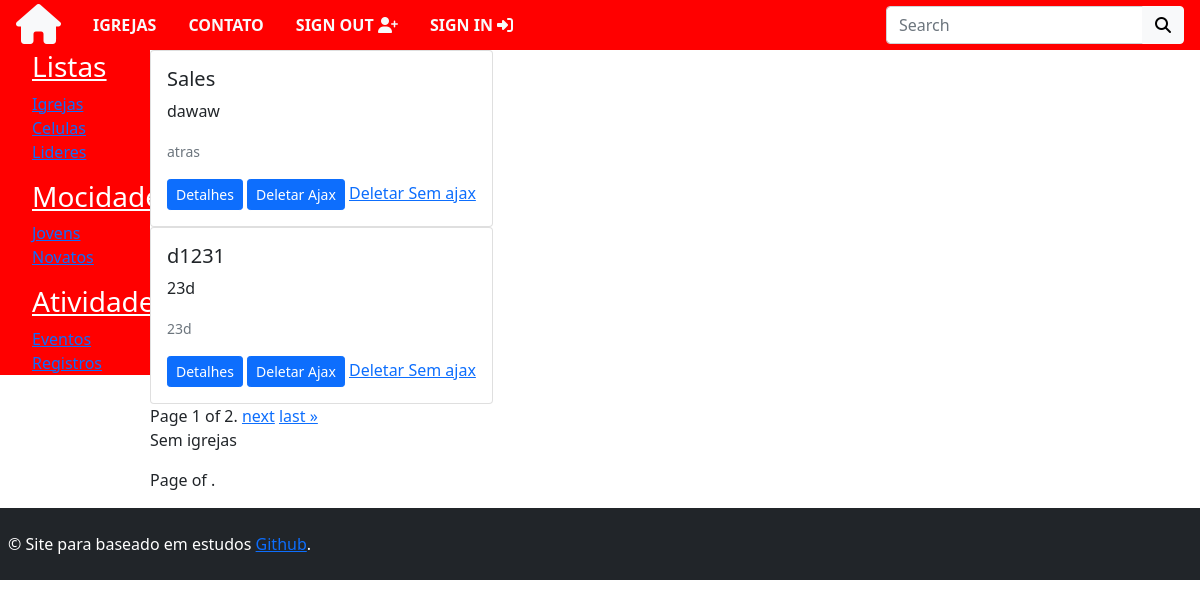
Screenshot of /igrejas/ with the database file from the repository.
### apps/igreja/models.py (models this page shows, shortened)
class Igreja(models.Model):
    nome = models.CharField(max_length=200, null=False, blank=False)
    endereco = models.CharField(max_length=200, null=False, blank=False)
    pastor = models.CharField(max_length=150, null=False, blank=False)
    descricao = models.TextField(help_text='fale um pouco sobre a igreja')
    image = StdImageField('Imagem', upload_to=get_file_path,
                          variations={'thumb': {'width': 480, 'height': 480, 'crop': True}}, blank=True, null=True)

### apps/igreja/views.py (the view)
# urls.py: path('igrejas/', Igrejas, name='igrejas'),
def Igrejas(request):
    igrejas = Igreja.objects.all().order_by('nome')
    paginator = Paginator(igrejas, 2)
    page_number = request.GET.get('page')
    igrejas = paginator.get_page(page_number)
    return render(request, 'igreja/igrejas.html', {'igrejas': igrejas})

### templates/igreja/igrejas.html (shortened to what this page needs)
{% extends 'base.html' %}
{% load static %}
{% block context %}
    {% if igrejas %}
    {% for igreja in igrejas %}
    <div class="card-deck">
            <div class="card" >
                <div class="card-body">
                    <h5 class="card-title">{{ igreja.nome }}</h5>
                    <p class="card-text">{{ igreja.descricao }}</p>
                    <p class="card-text"><small class="text-muted">{{ igreja.pastor }}</small></p>
                    <a href="{% url 'igreja' igreja.id %}" class="btn btn-primary btn-sm">Detalhes</a>
     <button type="button" class="btn btn-primary btn-sm" data-bs-toggle="modal" data-bs-target="#exampleModal">
        Deletar Ajax
     </button>
        <a href="{% url 'deleteigreja' igreja.id %}">Deletar Sem ajax</a>
                </div>
            </div>
    </div>
{% endfor %}
<div class="pagination">
    <span class="step-links">
        <span class="current">
            Page {{ igrejas.number }} of {{ igrejas.paginator.num_pages }}.
        </span>
        {% if igrejas.has_next %}
            <a href="?page={{ igrejas.next_page_number }}">next</a>
            <a href="?page={{ igrejas.paginator.num_pages }}">last &raquo;</a>
        {% endif %}
    </span>
</div>
{% else %}
        <p>Nao possui igreja</p>
{% endif %}
    {% if igrejasfiltro %}
        {% for igreja in igrejasfiltro %}
            <div class="card-deck">
            <div class="card" >
                <div class="card-body">
                    <h5 class="card-title">{{ igreja.nome }}</h5>
                    <p class="card-text">{{ igreja.descricao }}</p>
                    <p class="card-text"><small class="text-muted">{{ igreja.pastor }}</small></p>
                    <a href="{% url 'igreja' igreja.id %}" class="btn btn-primary btn-sm">Detalhes</a>
                </div>
            </div>
            </div>
        {% endfor %}
        {% else %}
        <p>Sem igrejas</p>
    {% endif %}
    <div class="pagination">
    <span class="step-links">
        <span class="current">
            Page {{ igrejasfiltro.number }} of {{ igrejasfiltro.paginator.num_pages }}.
        </span>
    </span>
</div>
{% endblock context %}

### static/style/style.css (style rules this page uses)
body { height: 100%; }

### rows the page displays
Igreja: nome "Sales", descricao "dawaw", pastor "atras"
Igreja: nome "d1231", descricao "23d", pastor "23d"

### other values shown
{{ igrejas.number }} "1"
{{ igrejas.paginator.num_pages }} "2"
